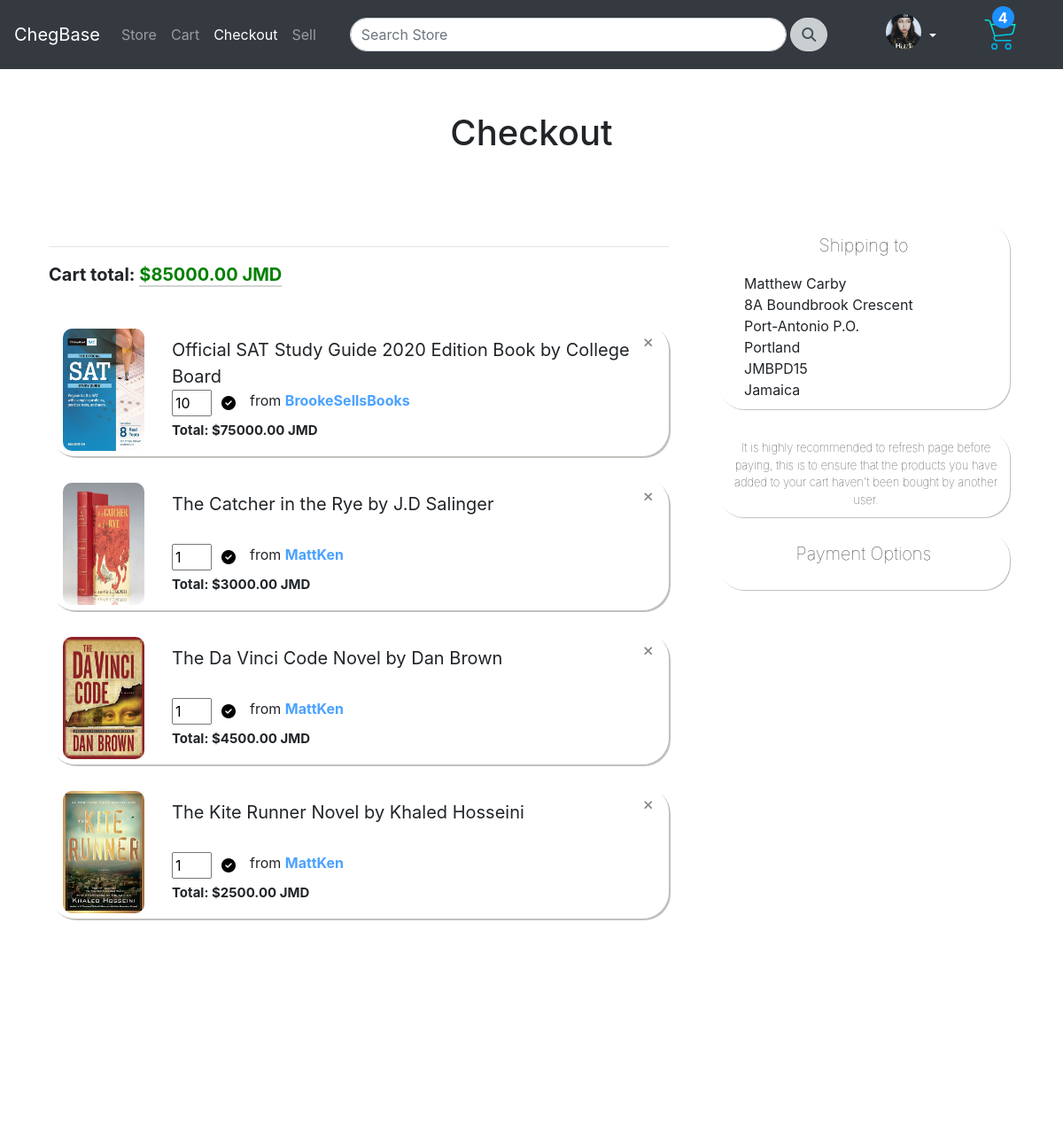
/checkout/ (signed in, upper part), run on an earlier commit of the app's database.
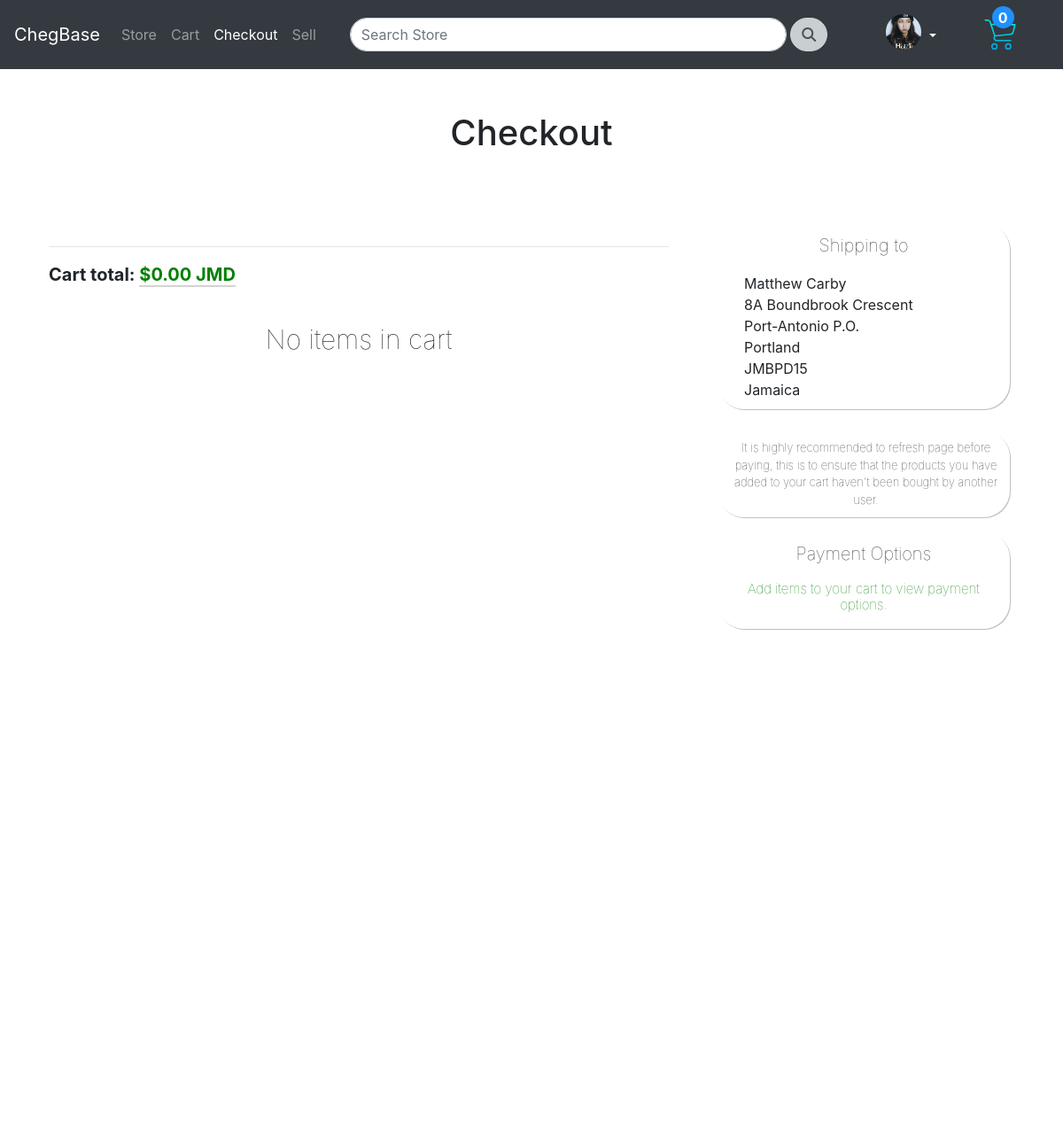
And on a later commit of the database.
### store/models.py (models this page shows, shortened)
class OrderItem(models.Model): #each item which emulates a cart item
    id = models.UUIDField(primary_key=True, default=uuid.uuid4, editable=False)
    cart = models.ForeignKey(Cart, null=True, blank=False, on_delete=models.PROTECT)
    product = models.ForeignKey(Product, null=True, blank=False, on_delete=models.CASCADE)
    ordered = models.BooleanField(default=False)
    quantity = models.IntegerField(default=0)
    def total(self):
        return self.quantity * self.product.price

class Product(models.Model):
    id = models.UUIDField(primary_key=True, default=uuid.uuid4, editable=False)
    product_seller = models.ForeignKey(Customer, null=True, blank=True, on_delete=models.PROTECT)
    name = models.CharField(max_length=70, null=True, blank=False)
    price = models.FloatField(null=True, blank=False)
    details = models.CharField(max_length=200, null=True, blank=False)
    available = models.BooleanField(default=True, null=True, blank=False) #sold or not (restock also)
    category = models.CharField(max_length=20, null=True, blank=False, choices=categories)
    req_date = models.DateTimeField(null=True, blank=False, auto_now_add=True)#date when the product is requested to be uploaded by seller
    pub_date = models.DateTimeField(null=True, blank=False, auto_now_add=True)#date when product is uploaded by us after being verified
    image = models.ImageField(upload_to='products/%Y/%m/%d/', default="products/defaultbook.svg", null=True, blank=True)
    condition = models.CharField(max_length=200, null=True, blank=False, choices=conditions)
    amt_sold = models.IntegerField(default=0)
    amt_available = models.IntegerField(null=True, blank=False, default=1)
    paid = models.BooleanField(default=False)
    verified = models.BooleanField(default=False)
    published = models.BooleanField(default=False)
    rejected = models.BooleanField(default=False)
    re_evaluating = models.BooleanField(default=False)
    restocking = models.BooleanField(default=False) #if the seller restocked product
    edited = models.BooleanField(default=False) #if the seller edited a product
    def seller(self):
        return self.seller.user.username
    @property
    def imageURL(self):
        try:
            url = self.image.url
        except:
            url = ''
        return url

class Customer(models.Model): # a customer is the equivalent of a user
    user = models.OneToOneField(User, null=True, blank=True, on_delete=models.CASCADE)
    seller = models.BooleanField(default=False)
    def __str__(self):
        return self.user.username
    @receiver(post_save, sender=User)
    def save_user_customer(sender, instance, **kwargs):
        instance.customer.save()
    post_save.connect(save_user_customer, sender=User)

### store/decorators.py (the view)
    def wrapper_func(request, *args, **kwargs):
        if request.user.is_authenticated:
            return view_func(request, *args, **kwargs)
        else:
            return redirect('login')

### seller/models.py (called while the page is built)
    @property
    def imageURL(self):
        try:
            url = self.profile_pic.url
        except:
            url = ''
        return url

### checkout/templates/checkout/checkout.html (shortened to what the changed rows need)
{% extends 'store/main.html' %}
{% load static %}
{% load crispy_forms_tags %}
{% block content %}
{% if messages %}
{% for message in messages %}
<p id="message">{{ message }}</p>
{% endfor %}
<br>
{% else %}
<br>
<h1 style="text-align: center;">Checkout</h1>
<br>
<br>
{% endif %}
<div class="row checkout-content">
  <div class="col-lg checkout-section left">
    <div id="order-details" class="section-content left">
      <div class="cart-total-heading cart-total">
        <p style="font-weight: bolder;">Cart total: <span>${{ cart_total|floatformat:2 }} JMD</span></p>
      </div>
      <br>
      <div class="order-details-content" style="height: 100%;">
        {% if single %}
        {% for single in single %}
        <div class="order-item">
          <div class="cart-row item thumb-img order">
            <img class="item-thumb order" src="{{ single.product.imageURL }}">
          </div>
          <div class="order-item-details">
            <div class="order-item-name">
              <p>{{ single.product.name }}</p>
            </div>
            <div class="order-item-quantity">
              <form id="input" class="form-inline my-2 my-lg-0 chg-quantity chg-form" action="{% url 'checkoutchangeqty' single.id 'single' %}" method="post">
                {% csrf_token %}
                <input id="itemquantity" class="chg-quantity qty-input" type="number" name="item_quantity" value="{{ single.quantity }}" />
                <a class="submit-qty-chg yes" type="submit" name="reload" onclick="reload()"><button type="submit"><i class="submit-qty-chg far fa-check-circle grow yes"></i></button></a>
              </form>
              <div class="seller-info">
                <p>from <a href="{% url 'profileview' single.product.product_seller.id single.product.product_seller.user.username %}" class="seller-profile-link">{{ single.product.product_seller }}</a></p>
              </div>
            </div>
            <div class="order-item-price">
              <p> Total: ${{ single.total|floatformat:2 }} </p>
            </div>
          </div>
          <div class="x-icon-holder">
            <a href="{% url 'deletecartitem' single.id 'single' %}"><i class="fas fa-times"></i></a>
          </div>
        </div>
        {% endfor %}
        {% else %}
          {% if not empty %}
            {% for item in order_items %}
              <div class="order-item">
                <div class="cart-row item thumb-img order">
                  <img class="item-thumb order" src="{{ item.product.imageURL }}">
                </div>
                <div class="order-item-details">
                  <div class="order-item-name">
                    <p>{{ item.product.name }}</p>
                  </div>
                  <div class="order-item-quantity">
                    <form id="input" class="form-inline my-2 my-lg-0 chg-quantity chg-form" action="{% url 'checkoutchangeqty' item.id 'cart' %}" method="post">
                      <input id="itemquantity" class="chg-quantity qty-input" type="number" name="item_quantity" value="{{ item.quantity }}" />
                      <a class="submit-qty-chg yes" type="submit" name="reload" onclick="reload()"><button type="submit"><i class="submit-qty-chg far fa-check-circle grow yes"></i></button></a>
                    </form>
                    <div class="seller-info">
                      <p>from <a href="{% url 'profileview' item.product.product_seller.id item.product.product_seller.user.username %}" class="seller-profile-link">{{ item.product.product_seller }}</a></p>
                    </div>
                  </div>
                  <div class="order-item-price">
                    <p> Total: ${{ item.total|floatformat:2 }} JMD</p>
                  </div>
                </div>
                <div class="x-icon-holder">
                  <a href="{% url 'deletecartitem' item.id 'cart' %}"><i class="fas fa-times"></i></a>
                </div>
              </div>
              <br>
            {% endfor %}
          {% else %}
          <h6 id="message"> No items in cart </h6>
          {% endif %}
        {% endif %}
      </div>
    </div>
  </div>
  <div class="col-lg checkout-section-right container">
    <br>
    <div class="col-lg checkout-section right lower">
      <div class="section-content right">
        <div class="payment-info">
          <div class="payment-heading">
            <p class="checkout-heading"> Payment Options </p>
          </div>
          {% if not empty %}
            <div id="paypal-holder">
              <div id="paypal-button-container" onmouseover="ishovered()" onmouseout="unhovered()"></div>
              <div id="paypal-refreshbtn"></div>
            </div>
          {% else %}
            <h3 class="light-small-heading" style="color: green;">Add items to your cart to view payment options.</h3>
          {% endif %}
        </div>
      </div>
    </div>
  </div>
</div>
{% endblock %}

### store/templates/store/main.html (shortened to what this page needs)
<!DOCTYPE html>
{% load static %}
<html lang="en" dir="ltr">
<head>
  <link rel="stylesheet" href="https://stackpath.bootstrapcdn.com/bootstrap/4.5.0/css/bootstrap.min.css"
>
  <link rel="stylesheet" type='text/css' href="{% static 'css/main.css' %}">
  <link href="https://unpkg.com/aos@2.3.1/dist/aos.css" rel="stylesheet">
</head>
<body id="site-body">
    <nav class="navbar navbar-expand-lg navbar-dark bg-dark">
      <a class="navbar-brand site-logo" href="{% url 'store' %}">ChegBase</a>
      <div class="collapse navbar-collapse" id="navbarSupportedContent">
        {% block active %}{% endblock active %}
        <div class="form-inline my-2 my-lg-0 right middle-content search-form-container">
          <form class="form-inline searchbar-container" action="{% url 'searchresults' %}">
            <div class="input-group md-form form-sm form-2 pl-0">
              <input id="storesearch" name="searchprompt" class="form-control my-0 py-1 amber-border" type="search" placeholder="Search Store" aria-label="Search">
              <div class="input-group-append">
                <button class="input-group-text amber lighten-3" id="basic-text1" type="submit"><i class="fas fa-search text-grey"
                    aria-hidden="true"></i></button>
              </div>
            </div>
          </form>
        </div>
        <div class="form-inline my-2 my-lg-0 right right-content">
          <div class="user-content">
            <li class="nav-item dropdown">
              <a class="nav-link dropdown-toggle" href="{% url 'profile' %}" id="navbarDropdown" role="button" data-toggle="dropdown" aria-haspopup="true" aria-expanded="false">
                <div class="propic-avatar-container grow">
                  {% if profile %}
                    <img class="propic-avatar" src="{{ profile.imageURL }}" alt="profile pic">
                  {% else %}
                    <img src="{% static 'images/profilepics/defaultpropic.svg' %}" alt="profile pic">
                  {% endif %}
                </div>
              </a>
            </li>
          </div>
          <div class="cart">
            <div class="cart-items">
              <div class="quantity-holder">
                {% if user.is_authenticated %}
                  <a href="{% url 'cart' %}"><p id="cart-item-amt">{{ cartquantity }}</p></a>
                {% else %}
                  <a href="{% url 'cart' %}"><p id="cart-item-amt">0</p></a>
                {% endif %}
              </div>
              <div class="nav-item dropdown">
                <div class="cart-icon-holder">
                  <a  class="cart-icon-link nav-link dropdown-toggle" href="{% url 'cart' %}">
                    <div class="">
                      <img src="{% static 'images/sitesvgs/cart.svg' %}" class="cart-image header-icon grow"></img>
                    </div>
                  </a>
                </div>
              </div>
            </div>
          </div>
        </div>
      </div>
    </nav>
    <div>
      <div class="container" id="site-body-container">
        <br>
        {% block content %}
        {% endblock content %}
      </div>
    </div>
    <br>
</body>
</html>

What changed in the data, as far as the page shows it:
removed OrderItem: product.imageURL (picture), product.name "Official SAT Study Guide 2020 Edition Book by College Board", item_quantity "10", product.product_seller "BrookeSellsBooks", total "75000.00"
removed OrderItem: product.imageURL (picture), product.name "The Catcher in the Rye by J.D Salinger", item_quantity "1", product.product_seller "MattKen", total "3000.00"
removed OrderItem: product.imageURL (picture), product.name "The Da Vinci Code Novel by Dan Brown", item_quantity "1", product.product_seller "MattKen", total "4500.00"
removed OrderItem: product.imageURL (picture), product.name "The Kite Runner Novel by Khaled Hosseini", item_quantity "1", product.product_seller "MattKen", total "2500.00"
Also different on the page:
{{ cartquantity }}: "4" → "0"
{{ cart_total|floatformat:2 }}: "85000.00" → "0.00"
text now shown: "No items in cart Add items to your cart to view payment options."
